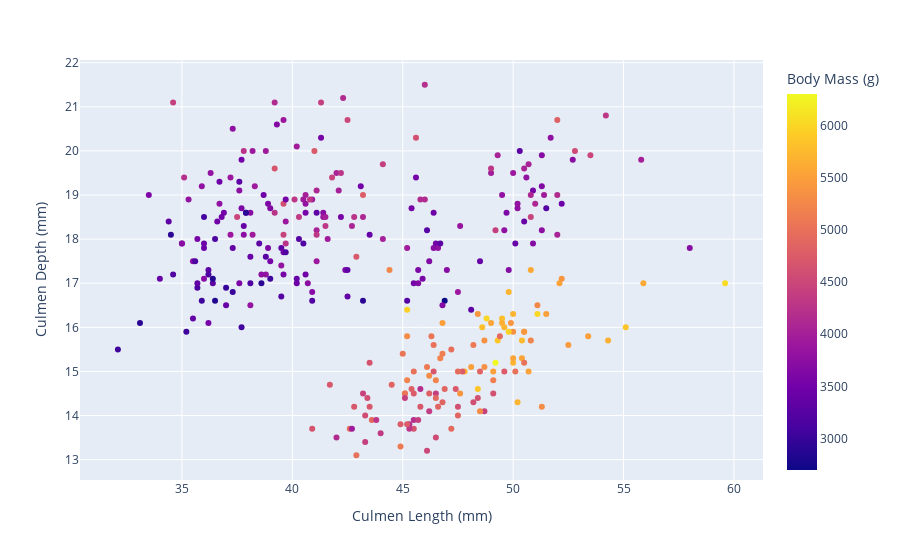

The notebook cell saved with this chart:
### Markdown cell above
* changing color

### Code cell
fig = px.scatter(df , x = 'Culmen Length (mm)' , y = 'Culmen Depth (mm)' , color = 'Body Mass (g)')
fig

### Figure 1 — Plotly figure (JSON) as saved in the notebook; plotly's stock layout.template omitted (floating-point values rounded to 4 significant figures; data arrays with more than 128 entries replaced by an {"elided": "..."} marker saying what was removed)
{"data": [{"hovertemplate": "Culmen Length (mm)=%{x}<br>Culmen Depth (mm)=%{y}<br>Body Mass (g)=%{marker.color}<extra></extra>", "legendgroup": "", "marker": {"color": {"elided": "324 int values"}, "coloraxis": "coloraxis", "symbol": "circle"}, "mode": "markers", "name": "", "orientation": "v", "showlegend": false, "type": "scatter", "x": {"elided": "324 float values"}, "xaxis": "x", "y": {"elided": "324 float values"}, "yaxis": "y"}], "layout": {"coloraxis": {"colorbar": {"title": {"text": "Body Mass (g)"}}, "colorscale": [[0, "#0d0887"], [0.1111, "#46039f"], [0.2222, "#7201a8"], [0.3333, "#9c179e"], [0.4444, "#bd3786"], [0.5556, "#d8576b"], [0.6667, "#ed7953"], [0.7778, "#fb9f3a"], [0.8889, "#fdca26"], [1, "#f0f921"]]}, "legend": {"tracegroupgap": 0}, "margin": {"t": 60}, "xaxis": {"anchor": "y", "domain": [0, 1], "title": {"text": "Culmen Length (mm)"}}, "yaxis": {"anchor": "x", "domain": [0, 1], "title": {"text": "Culmen Depth (mm)"}}}}
